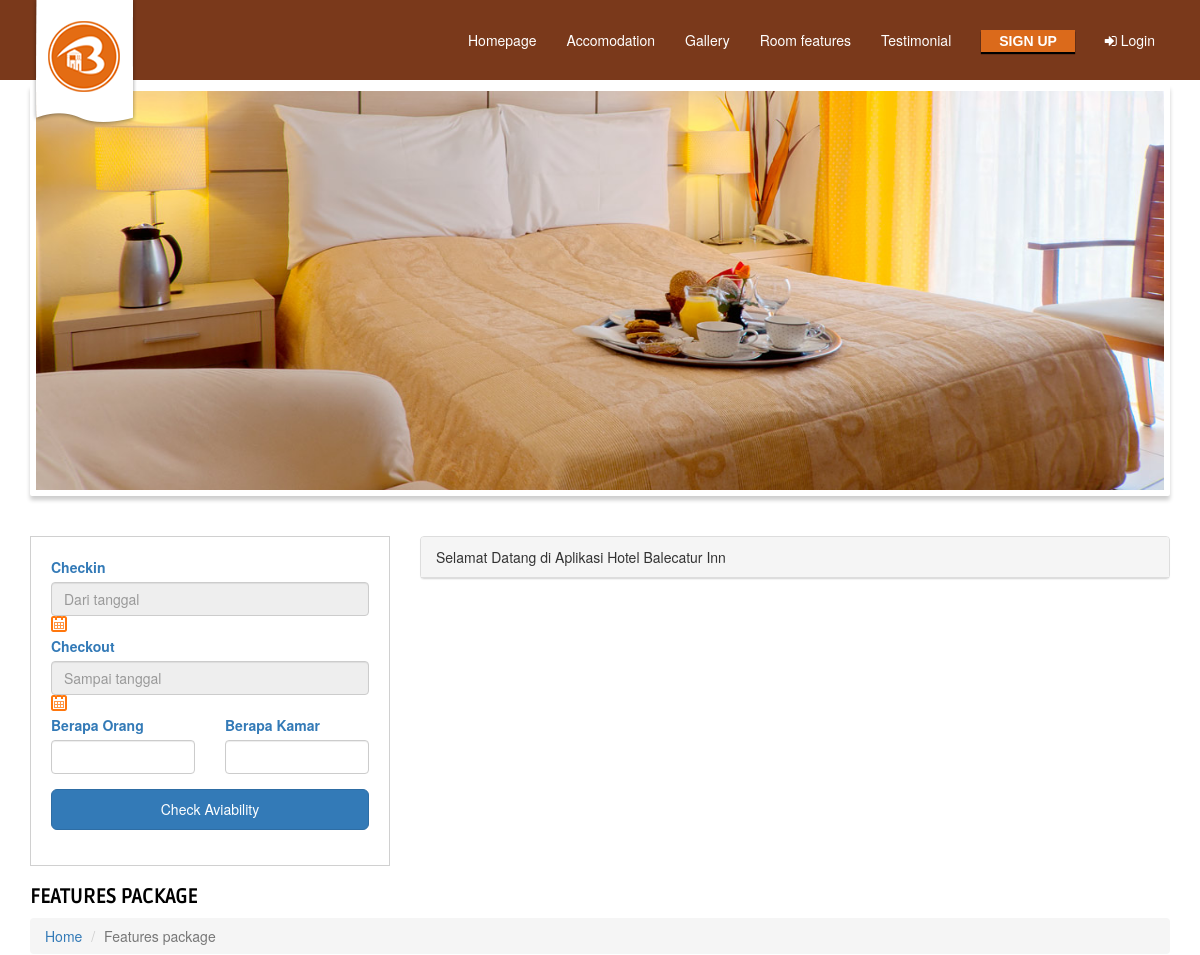
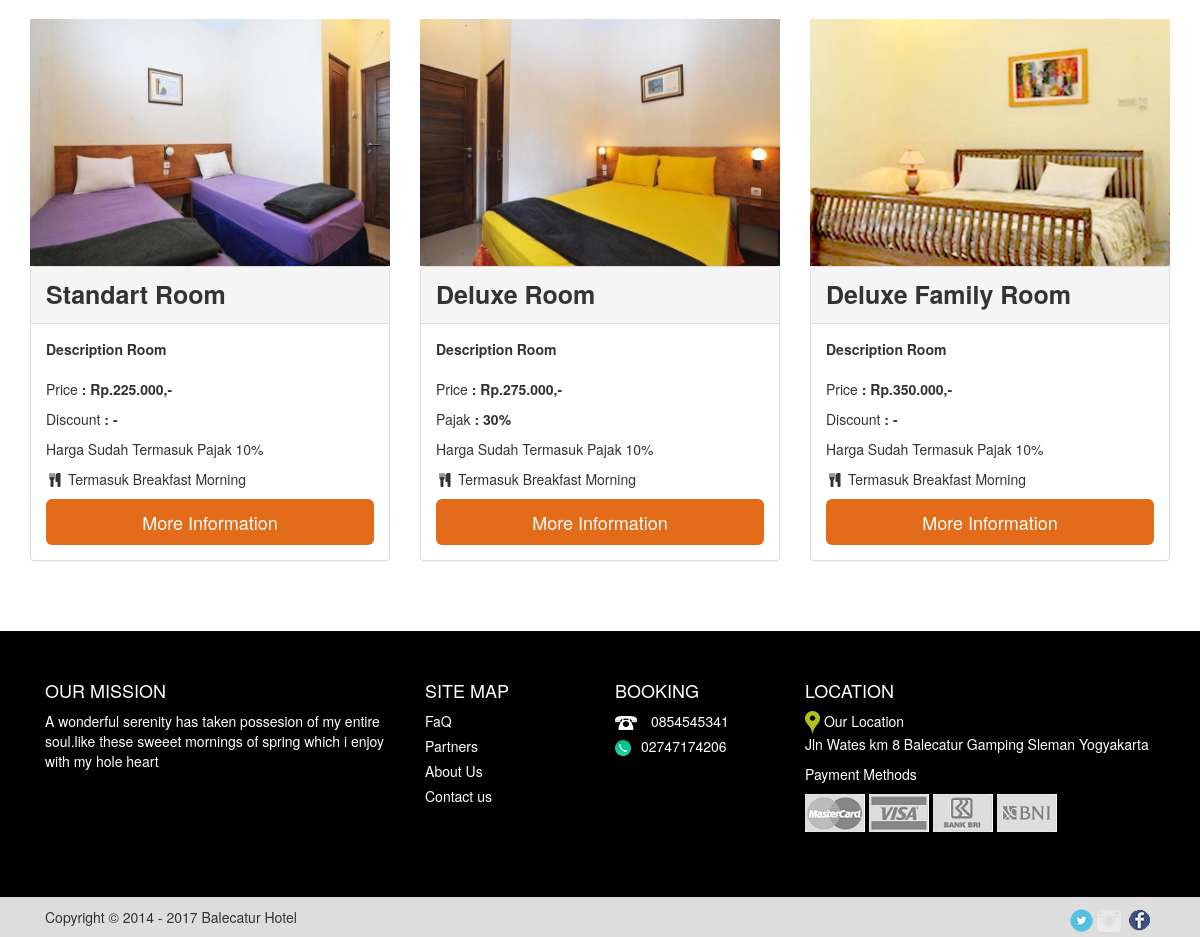
The page / on the database its author committed (2 pictures, top to bottom).
### tables this page shows
CREATE TABLE IF NOT EXISTS `kategori_kamar` (
  `id_kategori_kamar` varchar(20) NOT NULL,
  `type_kamar` varchar(20) NOT NULL,
  `jumlah_kamar` int(10) NOT NULL,
  `jumlah_kamar_akhir` int(10) NOT NULL,
  `foto_kamar` text NOT NULL,
  `fasilitas` text NOT NULL,
  `deskripsi` text NOT NULL,
  `tarif` varchar(20) NOT NULL
);

CREATE TABLE IF NOT EXISTS `diskon` (
`id_diskon` int(10) NOT NULL,
  `id_kategori_kamar` varchar(20) NOT NULL,
  `besar_diskon` varchar(10) NOT NULL,
  `dari_tgl` date NOT NULL,
  `sampai_tgl` date NOT NULL,
  `keterangan_diskon` text NOT NULL
);

### config/koneksi.php (called while the page is built, shortened)
<?php
$site = "http://localhost/balecaturhotel/";
?>

### fungsi/function_transaksi.php (called while the page is built, shortened)
<?php date_default_timezone_set('Asia/jakarta');
function formatuang($nilai_matauang){
    $var = number_format($nilai_matauang,0,",",".").',-';
    return $var;
}
?>

### modulpage/homepage.php (the view, shortened to what this page needs)
<?php include 'fungsi/function_transaksi.php';?>
<div class="row">
    <div class="col-lg-12">
        <div class="flexslider">
            <ul class="slides">
                  <li><img src="<?php echo $site;?>image/imageslider/4.jpg"/></li>
            </ul>
        </div>
    </div>
</div>
<div class="row">
    <div class="col-md-4">
        <div class="box-aviability">
        <form action="index.php?modul=available_room" method="post" enctype="multipart/form-data" id="validate-this">
            <div class="form-group">
                <div>
                    <label>Checkin</label>
                    <input type="text" style="cursor:pointer;" name="checkin" id="datepicker-example7-start" class="form-control" required="" placeholder="Dari tanggal">
                </div>
                <div>
                    <label>Checkout</label>
                    <input type="text" style="cursor:pointer;" name="checkout" id="datepicker-example7-end" class="form-control" required="" placeholder="Sampai tanggal">
                </div>
                <div class="row">
                    <div class="col-xs-6">
                        <div>
                            <label>Berapa Orang</label>
                            <input type="number" name="berapa_orang" class="form-control" min="1" required="">
                        </div>
                    </div>
                    <div class="col-xs-6">
                        <div class="form-group">
                            <label>Berapa Kamar</label>
                            <input type="number" name="berapa_kamar" class="form-control" min="1" required="">
                        </div>
                    </div>
                </div>
                <button class="btn btn-primary btn-lg btn-block" style="font-size:14px;">Check Aviability</button>
            </div>
            </form>
        </div>
    </div>
    <div class="col-md-8">
        <div class="panel panel-default">
            <div class="panel-heading">
                Selamat Datang di Aplikasi Hotel Balecatur Inn
            </div>
        </div>
    </div>
</div>
<div class="row">
    <div class="col-lg-12">
        <h1 class="fnt-style">FEATURES PACKAGE</h1>
            <ol class="breadcrumb">
              <li><a href="#">Home</a></li>
              <li class="active">Features package</li>
            </ol>
            <div class="row">
            <?php
                $getdatakamar = mysqli_query($konek,"SELECT * FROM kategori_kamar ORDER BY type_kamar DESC");
                while ($data=mysqli_fetch_array($getdatakamar)) {
                $get_price = mysqli_fetch_array(mysqli_query($konek,"SELECT tarif, fasilitas, deskripsi, id_kategori_kamar FROM kategori_kamar WHERE id_kategori_kamar='$data[id_kategori_kamar]'"));
                $tarifnya = $get_price['tarif'];
                $x        = $get_price['id_kategori_kamar'];
                $getdiskon = mysqli_fetch_array(mysqli_query($konek,"SELECT * FROM diskon WHERE id_kategori_kamar='$data[id_kategori_kamar]'"));
                $diskon_kamar = $getdiskon['besar_diskon'];
                $y            = $getdiskon['id_kategori_kamar'];
                $urlpic = $site."uploads/kamar/$data[foto_kamar]";
            ?>
            <div class="col-md-4 col-xs-12 col-lg-4">
                <img class="img-responsive" src="<?php echo $urlpic;?>">
                <div class="panel panel-default">
                    <div class="panel-heading"> <div class="judul-roomfeatures"><?php echo $data['type_kamar'];?></div></div>
                <div class="panel-body">
                    <div class="box-description">
                    <dt><dl>Description Room</dl></dt>
                        <p>Price<span style="font-weight:bold;"> : Rp.<?php echo formatuang($tarifnya);?></span></p>
                    <?php if ($x == $y) { ?>
                        <p>Pajak <span style="font-weight:bold;">: <?php echo $diskon_kamar. "%";?></span></p>
                    <?php }elseif($y ==""){ ?>
                        <p>Discount <span style="font-weight:bold;">: -</span></p>
                    <?php } ?>
                        <p>Harga Sudah Termasuk Pajak 10%</p>
                        <p><i class="fa fa-cutlery fa-fw"></i> Termasuk Breakfast Morning</p>
                    </div>
                    <a class="btn btn-block btn-lg btn-custom-balecatur-hotel" href="<?php echo $site;?>index.php?modul=moreinformation&id=<?php echo $data['id_kategori_kamar'];?>">More Information</a>
                </div>
                </div>
            </div>
            <?php } ?>
            </div>
    </div>
</div>

### rows shown on the page
kategori_kamar: foto_kamar (picture), type_kamar "Standart Room", tarif "225.000,-", shows "Discount"
kategori_kamar: foto_kamar (picture), type_kamar "Deluxe Room", tarif "275.000,-", diskon.besar_diskon "30"
kategori_kamar: foto_kamar (picture), type_kamar "Deluxe Family Room", tarif "350.000,-", shows "Discount"
